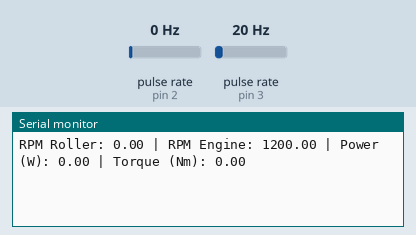
A sketch run on a simulated Arduino Uno, built with avr-gcc and run on an emulated ATmega328P. On the bench: the last lines printed to the serial monitor. Wiring (inferred from the names in the program): 2 × pulse sensor: data pin 2 / data pin 3. The inputs (shaded band) are chosen by the test bench; at power-on: pulse rate (sensor on pin 2) 0 Hz, pulse rate (sensor on pin 3) 20 Hz.

Above: at 1.2 s.
1.3 s: pulse rate (sensor on pin 2) set to 4 Hz
At 2.6 s:
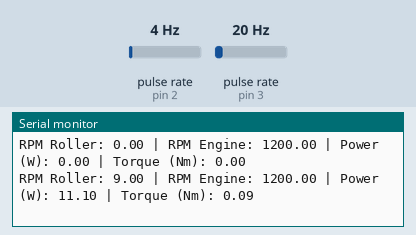
2.8 s: pulse rate (sensor on pin 3) set to 4 Hz
At 3.8 s:
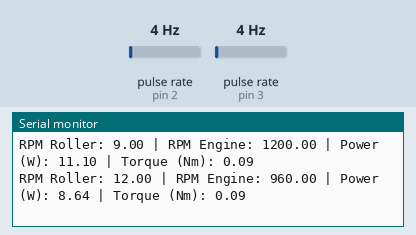
4.3 s: pulse rate (sensor on pin 2) set to 50 Hz
At 5.6 s:
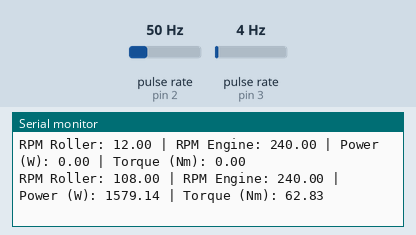
5.8 s: pulse rate (sensor on pin 3) set to 50 Hz
At 6.5 s:
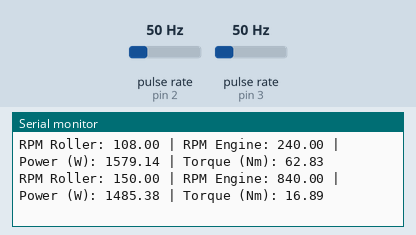
Timing chart, 0 to 8.3 s (numbered marks = the images above; inputs shaded):
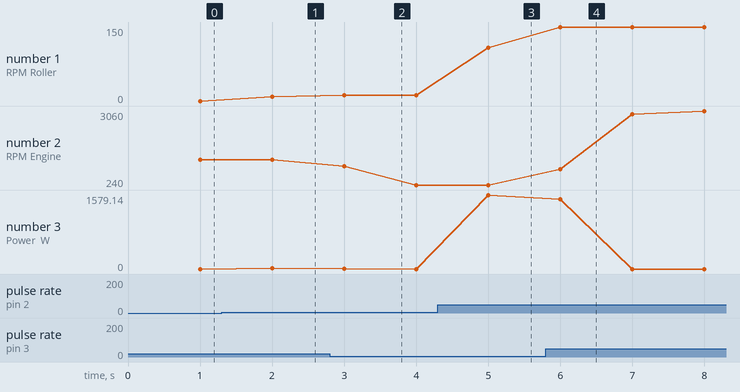

The sketch:

PowerDanTorsi01.ino
```cpp
// DYNOTEST TANPA MEMPERHITUNGKAN BERAT KENDARAAN DAN BERAT PENGEMUDI
// DYNOTEST DENGAN 2 SENSOR YAKNI SENSOR ENCODER ROLLER DAN RPM ENGINE

// Konstanta
const int pinEncoderRoller = 2; // Pin untuk input encoder roller (interrupt 0)
const int pinEngineRPM = 3;     // Pin untuk input RPM engine (interrupt 1)

volatile unsigned long pulseCountRoller = 0;
volatile unsigned long pulseCountEngine = 0;

unsigned long previousMillis = 0;
const unsigned long interval = 1000; // Interval pengukuran dalam ms (1 detik)

// Konstanta untuk menghitung daya
float rollerMass = 200; // Massa roller (kg)
float rollerRadius = 0.5; // Radius roller (meter)
float inertiaRoller; // Momen inersia roller

float previousAngularVelocityRoller = 0; // Kecepatan sudut roller sebelumnya
float deltaEnergy = 0; // Delta energi rotasi
float power = 0; // Daya dalam watt
float torque = 0; // Torsi dalam Nm

void setup() {
  Serial.begin(9600);

  // Setup pin input untuk encoder roller dan sinyal RPM mesin
  pinMode(pinEncoderRoller, INPUT);
  pinMode(pinEngineRPM, INPUT);

  // Attach interrupt untuk menangkap pulsa dari encoder roller
  attachInterrupt(digitalPinToInterrupt(pinEncoderRoller), countPulseRoller, RISING);
  attachInterrupt(digitalPinToInterrupt(pinEngineRPM), countPulseEngine, RISING);

  // Menghitung momen inersia roller
  inertiaRoller = 0.5 * rollerMass * pow(rollerRadius, 2);
}

void loop() {
  unsigned long currentMillis = millis();

  if (currentMillis - previousMillis >= interval) {
    // Interval 1 detik
    previousMillis = currentMillis;

    // Hitung RPM roller berdasarkan jumlah pulsa
    float rpmRoller = (pulseCountRoller * 60.0) / 20.0; // Asumsikan 20 pulsa per revolusi (sesuaikan dengan encoder)
    pulseCountRoller = 0; // Reset pulse count setelah pengukuran

    // Hitung RPM engine berdasarkan jumlah pulsa
    float rpmEngine = (pulseCountEngine * 60.0) / 1.0; // Sesuaikan dengan sinyal engine
    pulseCountEngine = 0; // Reset pulse count setelah pengukuran

    // Menghitung kecepatan sudut (angular velocity) dari roller (rad/s)
    float angularVelocityRoller = (2 * PI * rpmRoller) / 60.0;

    // Menghitung energi rotasi
    float energyRoller = 0.5 * inertiaRoller * pow(angularVelocityRoller, 2);

    // Menghitung delta energi rotasi
    deltaEnergy = energyRoller - (0.5 * inertiaRoller * pow(previousAngularVelocityRoller, 2));

    // Hitung power (daya) dalam watt
    power = deltaEnergy; // Delta energi per detik (interval 1 detik)

    // Hitung torsi berdasarkan daya dan RPM engine
    float angularVelocityEngine = (2 * PI * rpmEngine) / 60.0;
    torque = power / angularVelocityEngine;

    // Simpan kecepatan sudut sebelumnya
    previousAngularVelocityRoller = angularVelocityRoller;

    // Tampilkan hasil pada Serial Monitor
    Serial.print("RPM Roller: ");
    Serial.print(rpmRoller);
    Serial.print(" | RPM Engine: ");
    Serial.print(rpmEngine);
    Serial.print(" | Power (W): ");
    Serial.print(power);
    Serial.print(" | Torque (Nm): ");
    Serial.println(torque);
  }
}

void countPulseRoller() {
  pulseCountRoller++;
}

void countPulseEngine() {
  pulseCountEngine++;
}
```

Measured:
- after the input at 1.3 s, the serial monitor: prints a new line after 0.70 s (image 1)
- after the input at 2.8 s, the serial monitor: prints a new line after 0.20 s (image 2)
- after the input at 4.3 s, the serial monitor: prints a new line after 0.70 s (image 3)
- after the input at 5.8 s, the serial monitor: prints a new line after 0.20 s (image 4)
- plotted number 1: 0 → 9 after the input at 1.3 s, 12 → 108 after the input at 4.3 s
- plotted number 2: 1200 → 240 after the input at 2.8 s, 240 → 3060 after the input at 5.8 s
- plotted number 3: 0 → 11.1 after the input at 1.3 s, 0 → 1579.14 after the input at 4.3 s
